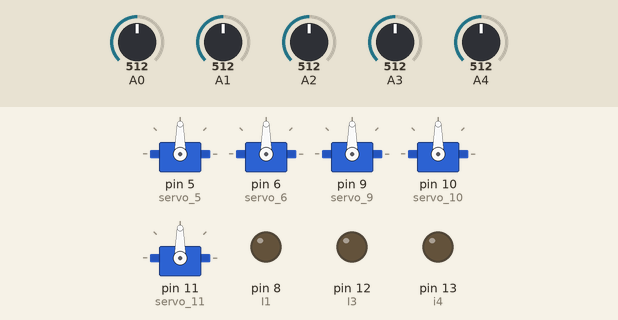
Recording of a sketch running on a simulated Arduino Uno, built with avr-gcc and run on an emulated ATmega328P. Shown: 5 × servo, output pins drawn as LEDs (lit = HIGH). Inputs (shaded band) come from the test bench; at power-on: A0 = 512, A1 = 512, A2 = 512, A3 = 512, A4 = 512.

Above: at 2.8 s.
2.9 s: A0 set to 716
At 3.6 s:
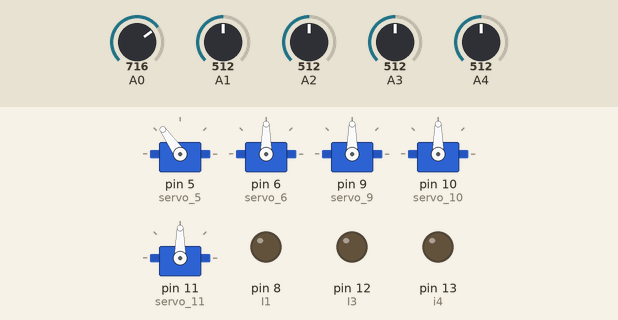
4.5 s: A1 set to 716
At 6.2 s:
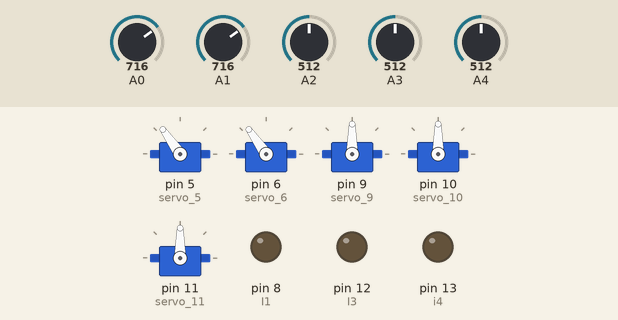
6.5 s: A2 set to 716
At 8.0 s:
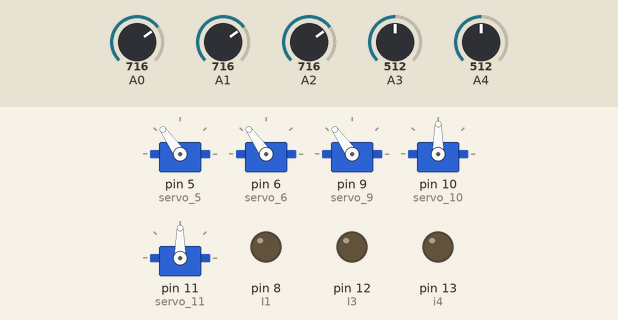
8.5 s: A3 set to 716
At 9.6 s:
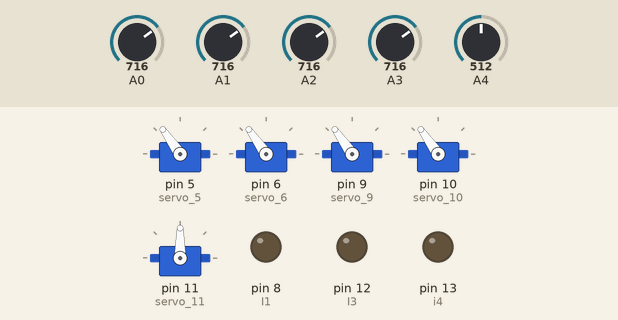
10.5 s: A4 set to 716
At 12.2 s:
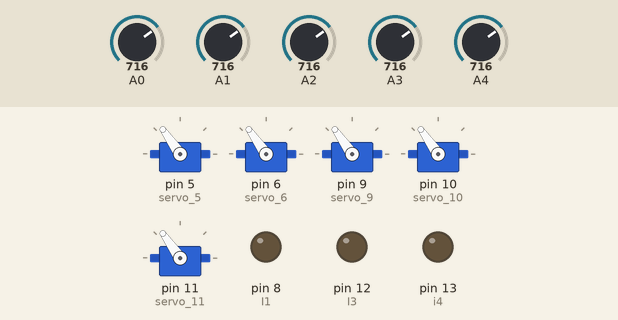
12.5 s: A0 set to 992
At 14.0 s:
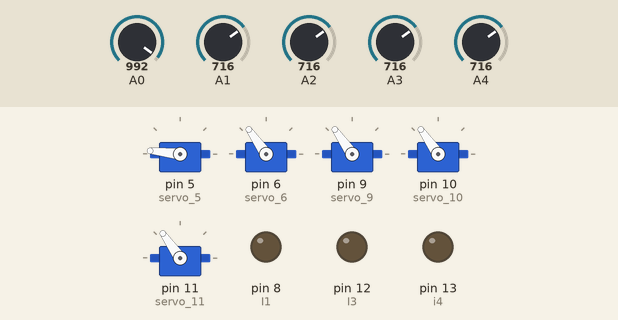
Timing chart, 0 to 15.5 s (numbered marks = the images above; inputs shaded):
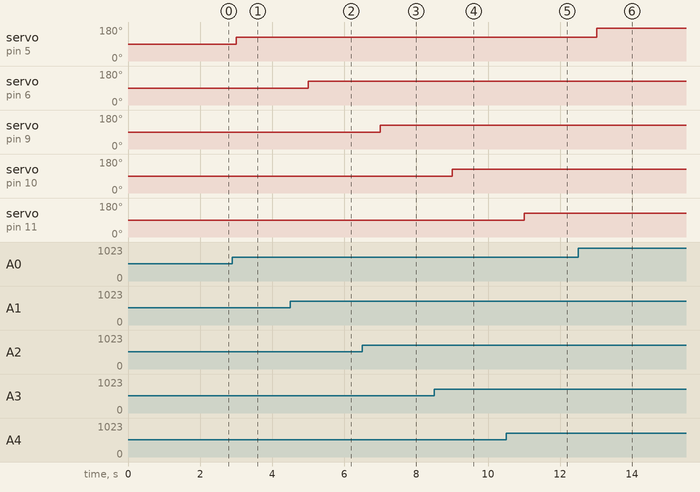

Measured:
- after the input at 2.9 s, servo on pin 5 (servo_5): 90° → 125° after 0.10 s
- after the input at 4.5 s, servo on pin 6 (servo_6): 90° → 125° after 0.51 s
- after the input at 6.5 s, servo on pin 9 (servo_9): 90° → 125° after 0.51 s
- after the input at 8.5 s, servo on pin 10 (servo_10): 90° → 125° after 0.51 s
- after the input at 10.5 s, servo on pin 11 (servo_11): 90° → 125° after 0.51 s
- after the input at 12.5 s, servo on pin 5 (servo_5): 125° → 174° after 0.52 s

The sketch:

Arduino_code_-_servo.ino
```cpp
#include <Servo.h>

Servo servo_5;

Servo servo_6;

Servo servo_9;

Servo servo_10;

Servo servo_11;

void stop()
{
digitalWrite(9,LOW);// Unenble the pin, to stop the motor. this should be done to avid damaging the motor.
digitalWrite(10,LOW);
digitalWrite(11,LOW);
digitalWrite(12,LOW);
digitalWrite(13,LOW);
delay(1000);
}

int  SC1;
int  SC2;
int  SC3;
int  SC4;
int  SC5;
void setup()
{
  servo_5.attach(5);

  servo_6.attach(6);

  servo_9.attach(9);

  servo_10.attach(10);

  servo_11.attach(11);

  pinMode(8,OUTPUT);//I1
  pinMode(11,OUTPUT);//I2
  pinMode(9,OUTPUT);//speedPinA
  pinMode(12,OUTPUT);//I3
  pinMode(13,OUTPUT);//i4
  pinMode(10,OUTPUT);//speedPinB

  SC1 = 0;

  SC2 = 0;

  SC3 = 0;

  SC4 = 0;

  SC5 = 0;


}


void loop()
{
  for (int count = 0; count < 0; count++) {
    servo_5.write(90);
    delay(15);
    servo_6.write(90);
    delay(15);
    servo_9.write(90);
    delay(15);
    servo_10.write(90);
    delay(15);
    servo_11.write(90);
    delay(15);
  }
  stop();

    SC1 = (map(analogRead(A0),0,1023,0,180));
    servo_5.write(SC1);
    SC2 = (map(analogRead(A1),0,1023,0,180));
    servo_6.write(SC2);
    SC3 = (map(analogRead(A2),0,1023,0,180));
    servo_9.write(SC3);
    SC4 = (map(analogRead(A3),0,1023,0,180));
    servo_10.write(SC4);
    SC5 = (map(analogRead(A4),0,1023,0,180));
    servo_11.write(SC5);

}
```
